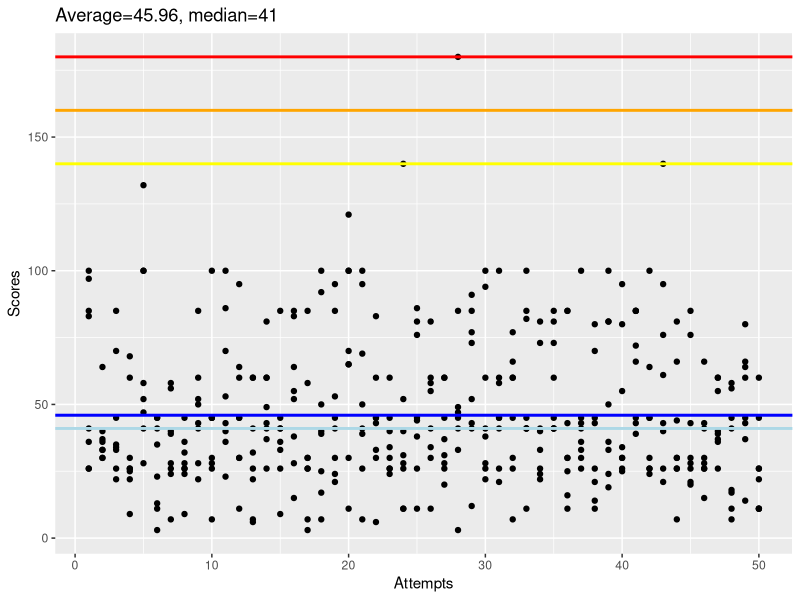

R code for this plot:
library(ggplot2)
#Scores1 28NOV16
scores1 <- c(26,33,85,60,41,35,7,26,52,45,53,45,26,43,41,55,30,40,41,121,39,43,30,40,44,60,26,3,12,26,41,45,11,81,41,85,45,43,100,34,72,30,43,66,26,28,36,41,66,11)
#Scores2 16JAN17
scores2 <- c(41,30,33,25,100,23,40,9,50,100,43,45,60,49,85,83,58,17,45,65,50,30,24,52,86,58,28,41,52,100,45,30,45,73,73,25,100,14,50,26,85,45,26,44,21,15,39,45,43,26)
#Scores3 23JAN17
scores3 <- c(85,40,70,9,58,45,26,45,85,7,23,30,22,41,45,28,26,100,95,100,41,45,26,26,81,30,31,180,85,41,60,66,100,26,81,16,33,70,24,30,45,45,140,81,30,41,60,17,60,45)
#Scores4 01FEB17
scores4 <- c(97,36,26,30,28,11,39,26,22,45,86,30,41,37,9,85,85,39,53,70,95,33,26,11,26,34,20,49,41,94,45,60,41,22,60,30,43,45,36,95,39,26,95,7,28,66,26,7,80,11)
#Scores5 06FEB17
scores5 <- c(100,37,45,68,132,41,58,32,41,28,36,95,60,60,36,38,7,92,21,100,26,83,60,28,45,55,45,47,77,60,100,7,85,41,45,43,36,26,19,25,66,64,76,26,76,26,55,58,45,26)
#Scores6 15FEB17
scores6 <- c(36,30,22,22,100,13,24,28,28,45,100,11,32,26,26,64,26,50,30,11,100,6,45,31,11,41,60,85,43,22,26,77,41,40,41,30,26,21,81,55,85,24,21,30,85,26,60,18,64,60)
#Scores7 20FEB17
scores7 <- c(26,64,35,26,47,45,28,24,60,30,40,60,7,60,41,15,30,7,85,65,69,45,34,140,38,81,37,33,73,38,58,60,41,33,41,85,41,80,81,30,85,100,61,30,43,30,40,11,37,22)
#Scores8 22FEB17
scores8 <- c(83,33,34,26,52,3,56,36,43,26,70,64,6,81,33,52,3,25,24,30,7,60,40,11,76,11,60,45,91,28,21,26,82,24,85,11,30,11,33,80,43,26,40,26,20,43,37,56,14,11)
#Scores9 28FEB17
scores9 <- c(13,26,45,7,37,17,25,27,45,45,41,19,26,95,45,60,22,26,7,37,30,60,41,85,58,9,85,45,26,87,39,45,60,24,26,58,85,85,90,23,9,40,81,60,15,35,132,60,138,55)

scores <- c(scores1,scores2,scores3,scores4,scores5,scores6,scores7,scores8)

ScoreTable <- data.frame(1:50,scores1,scores2,scores3,scores4,scores5,scores6,scores7,scores8)
colnames(ScoreTable)[1] <- 'Attempts'

ScoreTable2 <- as.data.frame(rbind(scores1,scores2,scores3,scores4,scores5,scores6,scores7))

gg <- ggplot(ScoreTable,aes(Attempts))
gg <- gg + ggtitle(paste('Average=',mean(scores), ', median=', median(scores),sep=''))
gg <- gg + geom_point(aes(y=scores1))
gg <- gg + geom_point(y=scores2)
gg <- gg + geom_point(y=scores3)
gg <- gg + geom_point(y=scores4)
gg <- gg + geom_point(y=scores5)
gg <- gg + geom_point(y=scores6)
gg <- gg + geom_point(y=scores7)
gg <- gg + geom_point(y=scores8)
gg <- gg + geom_hline(color='blue', yintercept =  mean(scores), size=1)
gg <- gg + geom_hline(color='lightblue', yintercept =  median(scores), size=1)
gg <- gg + geom_hline(color='yellow', yintercept =  140, size = 1)
gg <- gg + geom_hline(color='orange', yintercept =  160, size = 1)
gg <- gg + geom_hline(color='red', yintercept =  180, size = 1)
gg <- gg + labs(y='Scores')
gg
